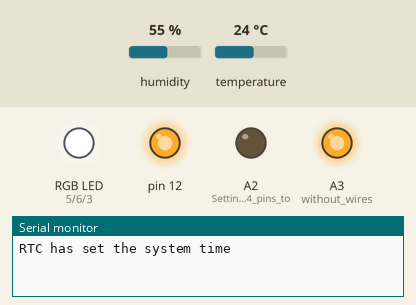
The sketch below on a simulated Arduino Uno, built with avr-gcc and run on an emulated ATmega328P. Shown: an RGB LED mixed from three pins (HIGH = lit), output pins drawn as LEDs (lit = HIGH), the last lines printed to the serial monitor. The inputs (shaded band) are chosen by the test bench; at power-on: humidity 55 %, temperature 24 °C. The local clock reads 2024-03-15 10:24:30 at power-on unless the sketch sets it.

Above: at 0.3 s.
At 5.3 s:
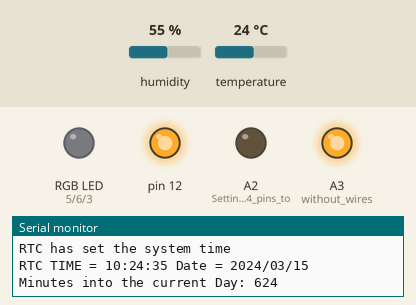
Timing chart, 0 to 6.8 s (numbered marks = the images above):
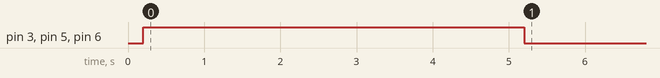

The sketch:

timelordSimple.ino
```cpp
/* Temperature Controlled Decklighting
    Using 5050 RGB LEDs
    refactor from earlier code using Timelord library for sunrise/sunset
    and borrowing heavily from http://paulorenato.com/index.php/125
    Astronomical Garden Lights.

    Geoffrey Todd Lamke, MD

    RTC TIME = 13:04:48, Date (Y/M/D) = 2017/04/01  :-)
*/

#include "DHT.h"         //include DHT library
#include <Wire.h>
#include <DS1307RTC.h>
#include <TimeLord.h>
#include <Time.h>

// DHT11 Temperature and Humidity Sensors
#define DHTPIN 13         //define as DHTPIN the Pin 10 used to connect the Sensor
#define DHTTYPE DHT11    //define the sensor used(DHT11)
#define REDPIN 5
#define GREENPIN 6
#define BLUEPIN 3

/* INSTANTIATE DHT OBJECT */
DHT dht(DHTPIN, DHTTYPE);

/*DEBUGGING SETTINGS*/
#define DEBUG 1  // Set to 1 to enable debug messages through serial port monitor
#define TIMEDRIFT 0 //Set to 1 enable systemtime and RTC sync in the loop

/*GLOBAL VARIABLES*/
byte sunTime[]  = {0, 0, 0, 1, 1, 13}; //Byte Array for storing date to feed into Timelord
int dayMinNow, dayMinLast = -1, hourNow, hourLast = -1, minOfDay; //time parts to trigger various actions.
// -1 init so hour/min last inequality is triggered the first time around
int mSunrise, mSunset; //sunrise and sunset expressed as minute of day (0-1439)

//  TIMELORD VAR
TimeLord tardis;  //INSTANTIATE TIMELORD OBJECT
// Greensboro, NC  Latitude: 36.145833 | Longitude: -79.801728
float const LONGITUDE = -79.80;
float const LATITUDE = 36.14;
int const TIMEZONE = -4;

void setup() {
  pinMode(A2, OUTPUT);      //Setting the A2-A4 pins to output
  digitalWrite(A2, LOW);    //digital mode to power the RTC
  pinMode(A3, OUTPUT);      //without wires!
  digitalWrite(A3, HIGH);
  pinMode(12, OUTPUT);
  digitalWrite(12, HIGH);


  /* FIRE UP SERIAL */
  Serial.begin(9600);
  while (!Serial) ; // wait for serial
  delay(200);

  /* FIRE UP DHT SENSOR */
  dht.begin();

  /* TimeLord Object Initialization */
  tardis.TimeZone(TIMEZONE * 60);
  tardis.Position(LATITUDE, LONGITUDE);

  //RTC Synchronization Setup
  setSyncProvider(RTC.get);   // the function to get the time from the RTC
  if (timeStatus() != timeSet) {
    Serial.println("Unable to sync with the RTC");
  }
  else {
    Serial.println("RTC has set the system time");
  }
  blinkWhite();


}

void loop() {
  //Set the system time from the RTC if there is suspicion of drift
  //Empiric testing indicates that the time library is routinely syncing RTC to SYSTEM
# if TIMEDRIFT == 1
  Serial.print("SYS TIME = ");
  print2digits(hour());
  Serial.print(':');
  print2digits(minute());
  Serial.print(':');
  print2digits(second());
  Serial.println();
# endif
  tmElements_t tm;
  digitalWrite(13, HIGH);     //Crude indicator to tell me that its running and reading time q3s


  /* CHECK TIME AND SENSORS */
  float h = dht.readHumidity();    // reading Humidity
  float t = (32 + (9 * (dht.readTemperature())) / 5); // read Temperature as Farenheight

  // check if any reads failed and exit early (to try again).
  if (isnan(h) || isnan(t)) {
    Serial.println("Failed to read from DHT sensor!");
    Serial.println("Using Bogus Values");
    h = 100;
    t = 100;
  }
  if (timeStatus() == timeNeedsSync) {
    Serial.println("Hey, Time is out of Sync");
  };

  if (RTC.read(tm)) {
# if DEBUG == 1
    Serial.print("RTC TIME = ");
    print2digits(tm.Hour);
    Serial.print(':');
    print2digits(tm.Minute);
    Serial.print(':');
    print2digits(tm.Second);
    Serial.print(" Date = ");
    Serial.print(tmYearToCalendar(tm.Year));
    Serial.print('/');
    print2digits(tm.Month);
    Serial.print('/');
    print2digits(tm.Day);
    Serial.println();
#endif
    // Lets figure out where we are in the day in terms of minutes
    dayMinNow = (minute() + (hour() * 60));
#if DEBUG ==1
    Serial.print("Minutes into the current Day: ");
    Serial.println(dayMinNow);
#endif
    // Set sunTime Array to today's DateUses the Time library to give Timelord the current date
    sunTime[3] = day();
    sunTime[4] = month();
    sunTime[5] = year();

    /* Sunrise: */
    tardis.SunRise(sunTime); // Computes Sun Rise.
    mSunrise = sunTime[2] * 60 + sunTime[1];  //Minutes after midnight that sunrise occurs

    /* Sunset: */
    tardis.SunSet(sunTime); // Computes Sun Set.
    mSunset = sunTime[2] * 60 + sunTime[1];
#if DEBUG ==1
    Serial.print("SunriseMin: ");
    Serial.println(mSunrise);           // Print minutes after midnight that sunrise occurs
    Serial.print("SunsetMin: ");
    Serial.println(mSunset);            // Print minutes after midnight that sunrise occurs
    Serial.print("Min of daylight today: ");
    int mDaylight = (mSunset - mSunrise);
    Serial.println(mDaylight); // Print minutes of daylight today
    Serial.print("Min until Sunset: ");
    int mLeft = (mSunset - dayMinNow);
    Serial.println(mLeft); // Print Minutes Until Sunset
    int dayLeft = ((float(mLeft) / float(mDaylight)) * 100);
    Serial.print("% of daylight left: ");
    Serial.println (dayLeft);
    Serial.print("Current conditions (Temp/Hum): ");    //print current environmental conditions
    Serial.print(t, 2);    //print the temperature
    Serial.print("\t");
    Serial.println(h, 2);  //print the humidity
    Serial.println("**************************************");
#endif

    /* SET THE COLOR SCHEME DEPENDING ON TEMPERATURE
        Currently set for summer and checking every 3 seconds which is excessive.
        this will lead to color bouncing at border temperatures and probably need debouncing.
        I can probably change this to switch or "functionalize" the color change
        and further I can have it automatically change colors based on summer or winter
        to save hassle and reuploading of code.
    */
    if
    (((dayMinNow >= (mSunset - 10)) && (dayMinNow <= (mSunset + 90)))
        ||
        ((dayMinNow >= (mSunrise - 30)) && (dayMinNow <= (mSunrise + 90)))) {
      if (t > 85) {
        analogWrite(REDPIN, 255);
        analogWrite(BLUEPIN, 0);
        analogWrite(GREENPIN, 0);
      }
      else if (t <= 85 && t >= 80) {
        analogWrite(GREENPIN, 255);
        analogWrite(BLUEPIN, 0);
        analogWrite(REDPIN, 255);
      }
      else if (t <= 80 && t >= 70) {
        analogWrite(GREENPIN, 150);
        analogWrite(BLUEPIN, 150);
        analogWrite(REDPIN, 0);
      }
      else if (t <= 70 && t >= 60) {
        analogWrite(GREENPIN, 255);
        analogWrite(BLUEPIN, 0);
        analogWrite(REDPIN, 0);
      }
      else if (t <= 60 && t >= 50) {
        analogWrite(GREENPIN, 0);
        analogWrite(BLUEPIN, 150);
        analogWrite(REDPIN, 150);
      }
      else {
        analogWrite(BLUEPIN, 255);
        analogWrite(REDPIN, 255);
        analogWrite(GREENPIN, 255);
      }
    }
    delay(3000);
  }
}
void print2digits(int number) {
  if (number >= 0 && number < 10) {
    Serial.print('0');
  }
  Serial.print(number);
}
void blinkWhite() {
  //BLINK WHITE LIGHTS STARTUP TO CONFIRM ACTIVITY
  analogWrite(REDPIN, 255);
  analogWrite(BLUEPIN, 255);
  analogWrite(GREENPIN, 255);
  delay(5000);
  analogWrite(REDPIN, 0);
  analogWrite(BLUEPIN, 0);
  analogWrite(GREENPIN, 0);
}
```
